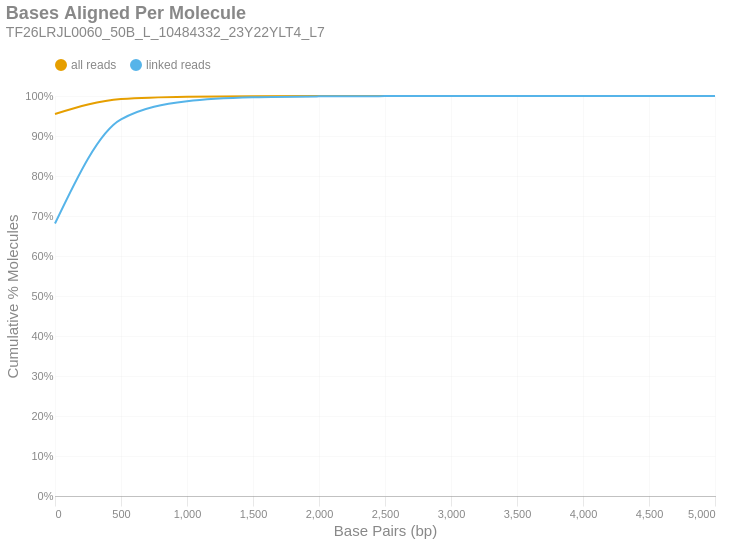

Here is the notebook cell this chart was saved with:
### Markdown cell above
### Bases Aligned Per Molecule
This is a cumulative frequency distribution showing the number of base pairs aligned per unique molecule. These data are shown in 500 bp bins. There are two distributions: one with `all reads` (yellow) and another with only `linked reads` (blue). The percent of molecules in the `linked reads` distribution is relative to the total number of linked molecules.

### Code cell
if SKIPLR:
    print_html(f"Skipped")
else:
    binned_df = consolidated_hist(valids['aligned_bp'], mask, 500, True)
    with SafeRender(binned_df):
        (
            density_plot(binned_df, 'Bases Aligned Per Molecule', samplename, 'basesper')
            .encode(
                x=alt.X('bin:Q', title="Base Pairs (bp)").axis(tickMinStep=500).scale(padding=0),
                y=alt.Y('value:Q', title='Cumulative % Molecules')
                    .axis(format='%')
                    .scale(domain = [0,1])
                    .stack(False),
                color=alt.Color("key:N").scale(domain = ["all reads", "linked reads"]),
                tooltip = [
                    alt.Tooltip("key:N", title = "Data Type"),
                    alt.Tooltip("range_label:N", title="Bases Aligned Per Molecule"),
                    alt.Tooltip("value:Q", format = ".2%", title="% Molecules (Cum.)")
                ]
            )
        ).display()

### Figure 1 — Vega-Lite specification as saved in the notebook (floating-point values rounded to 4 significant figures)
{"width": "container", "height": 400, "config": {"title": {"anchor": "start", "dy": -15, "fontSize": 18, "color": "#888888", "subtitleColor": "#888888", "subtitleFontSize": 14}, "arc": {"fill": "#0072B2"}, "axis": {"domainColor": "#888888", "domainWidth": 0.5, "gridWidth": 0.2, "grid": false, "titleFontWeight": 400, "titleFontSize": 15, "labelFontSize": 11, "labelColor": "#888888", "tickColor": "#888888", "tickWidth": 0.2, "titleColor": "#888888"}, "axisBand": {"grid": false}, "axisX": {"grid": true, "tickSize": 10, "domainCap": "round"}, "axisY": {"domain": false, "grid": true, "tickSize": 0, "domainCap": "round"}, "background": "transparent", "header": {"labelFontSize": 15, "labelColor": "#888888", "titleFontSize": 15, "titleFontWeight": 600, "titleColor": "#888888"}, "legend": {"labelFont": "sans-serif", "labelFontSize": 12, "labelColor": "#888888", "symbolSize": 100, "symbolType": "circle", "titleFontSize": 12, "titlePadding": 10, "titleColor": "#888888", "title": null, "orient": "top"}, "range": {"category": ["#E69F00", "#56B4E9", "#009E73", "#F0E442", "#0072B2", "#D55E00", "#CC79A7", "#000000"], "diverging": ["#cfe8f3", "#a2d4ec", "#73bfe2", "#46abdb", "#1696d2", "#12719e"]}, "area": {"fill": "#0072B2", "fillOpacity": 0.7, "line": true, "strokeOpacity": 0.7}, "line": {"color": "#0072B2", "stroke": "#0072B2", "strokeWidth": 2}, "trail": {"color": "#0072B2", "stroke": "#0072B2", "strokeWidth": 0, "size": 1}, "point": {"filled": true, "fillOpacity": 1.0, "size": 95}, "text": {"color": "#888888", "fontSize": 11, "align": "right", "fontWeight": 400, "size": 11}, "bar": {"fill": "#0072B2", "stroke": null}, "view": {"stroke": null, "continuousWidth": 660, "continuousHeight": 400}}, "data": {"name": "data-c722ba4a9eca3b29dbc11054f0f4f101"}, "mark": {"type": "line", "interpolate": "monotone", "point": {"opacity": 0, "size": 275}}, "encoding": {"color": {"field": "key", "scale": {"domain": ["all reads", "linked reads"]}, "type": "nominal"}, "tooltip": [{"field": "key", "title": "Data Type", "type": "nominal"}, {"field": "range_label", "title": "Bases Aligned Per Molecule", "type": "nominal"}, {"field": "value", "format": ".2%", "title": "% Molecules (Cum.)", "type": "quantitative"}], "x": {"axis": {"tickMinStep": 500}, "field": "bin", "scale": {"padding": 0}, "title": "Base Pairs (bp)", "type": "quantitative"}, "y": {"axis": {"format": "%"}, "field": "value", "scale": {"domain": [0, 1]}, "stack": false, "title": "Cumulative % Molecules", "type": "quantitative"}}, "params": [{"name": "param_c36ac31b6afebe62", "select": {"type": "point", "fields": ["key"]}, "bind": "legend"}], "title": {"text": "Bases Aligned Per Molecule", "subtitle": "TF26LRJL0060_50B_L_10484332_23Y22YLT4_L7"}, "transform": [{"fold": ["all reads (cumsum)", "linked reads (cumsum)"]}, {"calculate": "replace(datum.key, ' (cumsum)', '')", "as": "key"}, {"filter": {"param": "param_c36ac31b6afebe62"}}], "usermeta": {"embedOptions": {"downloadFileName": "TF26LRJL0060_50B_L_10484332_23Y22YLT4_L7.basesper"}}, "$schema": "https://vega.github.io/schema/vega-lite/v6.4.1.json", "datasets": {"data-c722ba4a9eca3b29dbc11054f0f4f101": [{"bin": "0.0", "interval": "0.0-500.0", "all reads": 0.9551, "linked reads": 0.6812, "all reads (cumsum)": 0.9551, "linked reads (cumsum)": 0.6812, "range_label": "0-499"}, {"bin": "500.0", "interval": "500.0-1000.0", "all reads": 0.03752, "linked reads": 0.2605, "all reads (cumsum)": 0.9926, "linked reads (cumsum)": 0.9417, "range_label": "500-999"}, {"bin": "1000.0", "interval": "1000.0-1500.0", "all reads": 0.0058, "linked reads": 0.04531, "all reads (cumsum)": 0.9984, "linked reads (cumsum)": 0.987, "range_label": "1000-1499"}, {"bin": "1500.0", "interval": "1500.0-2000.0", "all reads": 0.001209, "linked reads": 0.009826, "all reads (cumsum)": 0.9996, "linked reads (cumsum)": 0.9968, "range_label": "1500-1999"}, {"bin": "2000.0", "interval": "2000.0-2500.0", "all reads": 0.0002775, "linked reads": 0.002267, "all reads (cumsum)": 0.9999, "linked reads (cumsum)": 0.9991, "range_label": "2000-2499"}, {"bin": "2500.0", "interval": "2500.0-3000.0", "all reads": 7.299e-05, "linked reads": 0.000599, "all reads (cumsum)": 1.0, "linked reads (cumsum)": 0.9997, "range_label": "2500-2999"}, {"bin": "3000.0", "interval": "3000.0-3500.0", "all reads": 2.111e-05, "linked reads": 0.0001733, "all reads (cumsum)": 1.0, "linked reads (cumsum)": 0.9999, "range_label": "3000-3499"}, {"bin": "3500.0", "interval": "3500.0-4000.0", "all reads": 8.445e-06, "linked reads": 6.93e-05, "all reads (cumsum)": 1.0, "linked reads (cumsum)": 0.9999, "range_label": "3500-3999"}, {"bin": "4000.0", "interval": "4000.0-4500.0", "all reads": 6.032e-06, "linked reads": 4.95e-05, "all reads (cumsum)": 1.0, "linked reads (cumsum)": 1.0, "range_label": "4000-4499"}, {"bin": "4500.0", "interval": "4500.0-5000.0", "all reads": 0.0, "linked reads": 0.0, "all reads (cumsum)": 1.0, "linked reads (cumsum)": 1.0, "range_label": "4500-4999"}, {"bin": "5000.0", "interval": "5000.0-5500.0", "all reads": 6.032e-07, "linked reads": 4.95e-06, "all reads (cumsum)": 1.0, "linked reads (cumsum)": 1.0, "range_label": "5000-5499"}]}}
